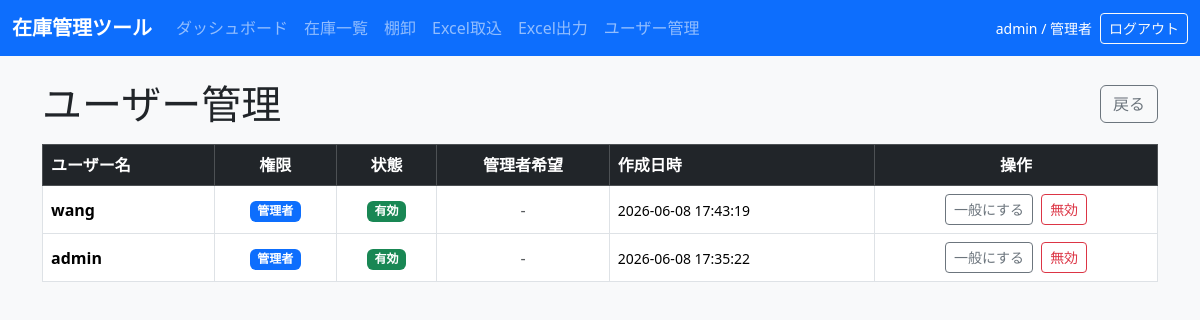
/users (signed in), run on the app's committed database.
### tables this page shows
CREATE TABLE users (
            id INTEGER PRIMARY KEY AUTOINCREMENT,
            username TEXT NOT NULL UNIQUE,
            password_hash TEXT NOT NULL,
            role TEXT NOT NULL DEFAULT 'user',
            created_at TEXT NOT NULL
        , is_active INTEGER NOT NULL DEFAULT 1, admin_requested INTEGER NOT NULL DEFAULT 0);

### inventory_app/app.py (the view, shortened to what this page needs)
@app.route("/users", methods=["GET", "POST"])
@admin_required
def users():
    conn = get_db_connection()
    rows = conn.execute("SELECT id, username, role, is_active, admin_requested, created_at FROM users ORDER BY created_at DESC, username ASC").fetchall()
    conn.close()
    return render_template("users.html", users=rows)

### inventory_app/app.py (called while the page is built)
@app.before_request
def load_current_user():
    g.user = None
    user_id = session.get("user_id")
    if not user_id:
        return
    conn = get_db_connection()
    try:
        g.user = conn.execute(
            "SELECT id, username, role FROM users WHERE id = ?",
            (user_id,),
        ).fetchone()
    finally:
        conn.close()

@app.context_processor
def inject_auth_context():
    return {
        "current_user": g.get("user"),
        "is_admin": bool(g.get("user") and g.user["role"] == "admin"),
    }

def admin_required(view):
    @wraps(view)
    def wrapped(*args, **kwargs):
        if g.get("user") is None:
            return redirect(url_for("login", next=request.full_path))
        if g.user["role"] != "admin":
            flash("管理者権限が必要です。", "danger")
            return redirect(url_for("dashboard"))
        return view(*args, **kwargs)
    return wrapped

### inventory_app/db.py (called while the page is built, shortened)
def is_postgres():
    return engine.dialect.name == "postgresql"

def convert_sql(sql, params):
    if isinstance(params, dict):
        return normalize_sql(sql), params
    params = tuple(params or ())
    index = 0
    values = {}
    def repl(_match):
        nonlocal index
        key = f"p{index}"
        values[key] = params[index]
        index += 1
        return f":{key}"
    return normalize_sql(re.sub(r"\?", repl, sql)), values

def normalize_sql(sql):
    return sql

def wrap_row(row):
    if row is None:
        return None
    return DbRow(row._mapping, row)

def get_db_connection():
    return DbConnection()

    def __getitem__(self, key):
        if isinstance(key, int):
            return self._values[key]
        return self._mapping[key]

    def __getattr__(self, key):
        try:
            return self._mapping[key]
        except KeyError as exc:
            raise AttributeError(key) from exc

    def fetchone(self):
        row = self._result.fetchone()
        return wrap_row(row)

    def fetchall(self):
        return [wrap_row(row) for row in self._result.fetchall()]

    def execute(self, sql, params=None):
        statement_sql, values = convert_sql(sql, params)
        fetch_lastrowid = False
        if is_postgres() and statement_sql.lstrip().upper().startswith("INSERT INTO PRODUCTS") and "RETURNING" not in statement_sql.upper():
            statement_sql = statement_sql.rstrip() + " RETURNING id"
            fetch_lastrowid = True
        result = self._conn.execute(text(statement_sql), values)
        return DbResult(result, fetch_lastrowid=fetch_lastrowid)

### inventory_app/templates/users.html (shortened to what this page needs)
{% extends 'base.html' %}
{% block content %}
  <div class="d-flex justify-content-between align-items-center mb-3">
    <h1 class="mb-0">ユーザー管理</h1>
    <a href="{{ url_for('dashboard') }}" class="btn btn-outline-secondary">戻る</a>
  </div>
  <div class="table-responsive">
    <table class="table table-bordered table-hover align-middle">
      <thead class="table-dark">
        <tr>
          <th>ユーザー名</th>
          <th class="text-center">権限</th>
          <th class="text-center">状態</th>
          <th class="text-center">管理者希望</th>
          <th>作成日時</th>
          <th class="text-center">操作</th>
        </tr>
      </thead>
      <tbody>
        {% for user in users %}
          <tr>
            <td><strong>{{ user.username }}</strong></td>
            <td class="text-center">
              <span class="badge {% if user.role == 'admin' %}bg-primary{% else %}bg-secondary{% endif %}">
                {{ '管理者' if user.role == 'admin' else '一般' }}
              </span>
            </td>
            <td class="text-center">
              <span class="badge {% if user.is_active %}bg-success{% else %}bg-danger{% endif %}">
                {{ '有効' if user.is_active else '無効' }}
              </span>
            </td>
            <td class="text-center">
              {% if user.admin_requested and user.role != 'admin' %}
                <span class="badge bg-warning text-dark">希望あり</span>
              {% else %}
                <span class="text-muted">-</span>
              {% endif %}
            </td>
            <td><small>{{ user.created_at }}</small></td>
            <td>
              <div class="d-flex flex-wrap justify-content-center gap-2">
                {% if user.role == 'admin' %}
                  <form method="post">
                    <button type="submit" name="action" value="make_user" class="btn btn-sm btn-outline-secondary">一般にする</button>
                  </form>
                {% else %}
                  <form method="post">
                    <input type="hidden" name="user_id" value="{{ user.id }}">
                    <button type="submit" name="action" value="make_admin" class="btn btn-sm btn-outline-primary">管理者にする</button>
                  </form>
                {% endif %}
                {% if user.is_active %}
                  <form method="post">
                    <button type="submit" name="action" value="deactivate" class="btn btn-sm btn-outline-danger">無効</button>
                  </form>
                {% else %}
                  <form method="post">
                    <input type="hidden" name="user_id" value="{{ user.id }}">
                    <button type="submit" name="action" value="activate" class="btn btn-sm btn-outline-success">有効</button>
                  </form>
                {% endif %}
              </div>
            </td>
          </tr>
        {% else %}
          <tr>
            <td colspan="6" class="text-center text-muted py-4">ユーザーがありません。</td>
          </tr>
        {% endfor %}
      </tbody>
    </table>
  </div>
{% endblock %}

### inventory_app/templates/base.html (shortened to what this page needs)
<!doctype html>
<html lang="ja">
  <head>
    <link href="https://cdn.jsdelivr.net/npm/bootstrap@5.3.2/dist/css/bootstrap.min.css" rel="stylesheet">
    <link rel="stylesheet" href="/static/style.css">
  </head>
  <body>
    <nav class="navbar navbar-expand-lg navbar-dark bg-primary mb-4">
      <div class="container-fluid">
        <a class="navbar-brand" href="/">在庫管理ツール</a>
        <div class="collapse navbar-collapse">
          <ul class="navbar-nav me-auto mb-2 mb-lg-0">
            <li class="nav-item"><a class="nav-link" href="/">ダッシュボード</a></li>
            <li class="nav-item"><a class="nav-link" href="/inventory">在庫一覧</a></li>
            <li class="nav-item"><a class="nav-link" href="/stocktaking">棚卸</a></li>
            {% if is_admin %}
              <li class="nav-item"><a class="nav-link" href="/excel_import">Excel取込</a></li>
              <li class="nav-item"><a class="nav-link" href="/excel_export">Excel出力</a></li>
              <li class="nav-item"><a class="nav-link" href="{{ url_for('users') }}">ユーザー管理</a></li>
            {% endif %}
          </ul>
          {% if current_user %}
            <div class="d-flex align-items-center gap-2 text-white">
              <small>{{ current_user.username }} / {{ '管理者' if current_user.role == 'admin' else '一般' }}</small>
              <a class="btn btn-sm btn-outline-light" href="{{ url_for('logout') }}">ログアウト</a>
            </div>
          {% endif %}
        </div>
      </div>
    </nav>
    <div class="container">
      {% block content %}{% endblock %}
    </div>
  </body>
</html>

### inventory_app/static/style.css (style rules this page uses)
body { background-color: #f8f9fa; }
.navbar-brand { font-weight: 700; }
.table th, .table td { vertical-align: middle; }

### data on the page
users: username "admin", role "管理者", username "admin", role "管理者", created_at "2026-06-08 17:35:22"
users: username "wang", role "管理者", created_at "2026-06-08 17:43:19"

### other printed values
{{ '有効' if user.is_active else '無効' }} "有効" "有効"
